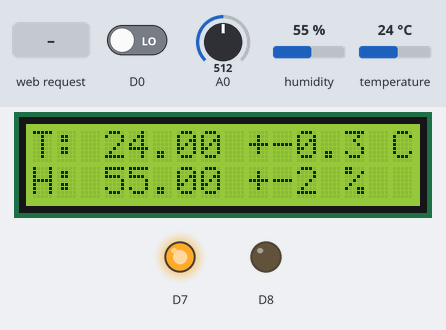
The sketch below on a simulated ESP8266 (Wemos D1 mini). On the bench: 16×2 character LCD, output pins drawn as LEDs (lit = HIGH). Inputs (shaded band) come from the test bench; at power-on: A0 = 512, D0 LOW, humidity 55 %, temperature 24 °C. WiFi joins after 1.5 s; servers stay silent unless stated; storage starts empty; what the sketch prints to the serial monitor is not drawn.

Above: at 3.9 s.
10.1 s: HTTP request GET /watering received
At 11.6 s:
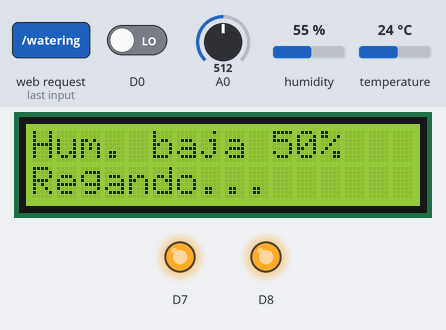
13.1 s: A0 set to 812
At 13.8 s:
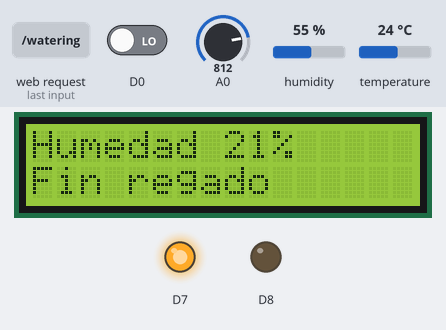
16.1 s: A0 set to 833
At 16.9 s:
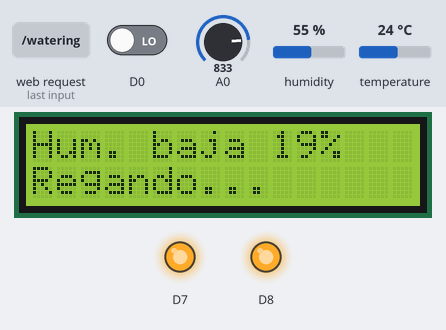
17.6 s: D0 driven HIGH
At 20.5 s:
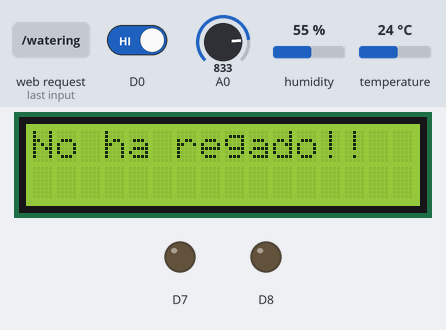
20.6 s: A0 set to 911
At 22.4 s:
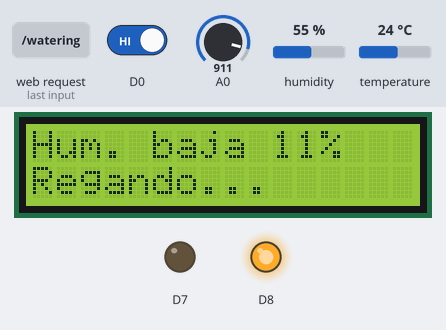
22.7 s: A0 set to 934
At 25.1 s:
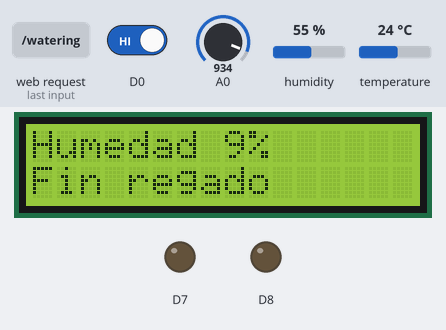
Timing chart, 0 to 26.6 s (numbered marks = the images above; inputs shaded):
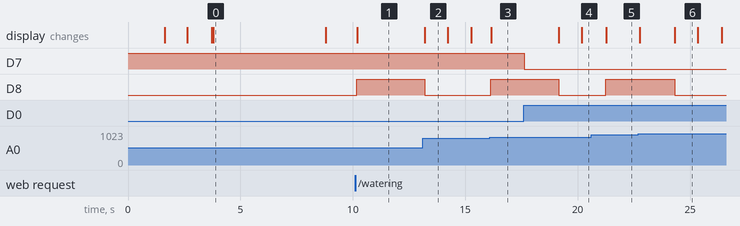

Measured:
- the behaviour switches between 824 and 825 on A0 (found by bisection; images 2 and 3)
- the behaviour switches between 926 and 927 on A0 (found by bisection; images 5 and 6)
- after the input at 10.1 s, D8: LOW → HIGH after 0.08 s; the display: changes after 0.11 s (image 1)
- after the input at 16.1 s, D8: LOW → HIGH at once; the display: changes after 0.06 s (image 3)
- after the input at 17.6 s, D7: HIGH → LOW at once
- after the input at 20.6 s, the display: changes after 0.68 s (image 5)
- what the display in image 0 shows lasts 5.0 s, from 3.8 s to 8.8 s

The sketch:

RegadorAutomaticoFrontWebPRO.ino
```cpp
#include <Wire.h>
#include <ESP8266WiFi.h>
#include <ESPAsyncWebServer.h>
#include <LiquidCrystal_I2C.h>
#include <FS.h>

#include "AHT10.h"
#include "Server.hpp"

#define TIMER_LCD 5000
#define FAILED_TIMES 3

LiquidCrystal_I2C lcd(0x3F,16,2);
AHT10 sensorTemp(AHT10_ADDRESS_0X38);

int activeSwitch = HIGH;
int timerBomba = 3000;
int umbralHum = 20;
int readStatus = 0;
int sensorValue = 0;
int timer = 0;
int humidity = 0;
long timeIni = 0;
long timeFin = 0;
long timeButton = 0;
int pinState = HIGH;
int humidityOld = 0;
int failedTimes = 0;
int isRiegoManual = 0;

void setup(void)
{
  Serial.begin(115200);

  pinMode(D8,OUTPUT);
  pinMode(D7,OUTPUT);
  pinMode(D0,INPUT);

  digitalWrite(D7,pinState);

  lcd.init();

   // Inicializar el LCD
  activateDisplay();

  showText("Conectando...",0,1);

  connectWiFi_STA();
  initServer();

  showText("Conectado !!",0,1);

  delay(1000);

  // Show initial display buffer contents on the screen --
  // the library initializes this with an Adafruit splash screen.
  while (sensorTemp.begin() != true)
  {
    showText("Inicializando",0,1);
  }

  desactivateDisplay();

  delay(1000);

  readStatus = sensorTemp.readRawData();

  delay(100);

  activateDisplay();

  if(readStatus != AHT10_ERROR){
    showSensor(sensorTemp.readTemperature(AHT10_USE_READ_DATA),sensorTemp.readHumidity(AHT10_USE_READ_DATA));
  }else{
    showText("Se ha perdido la conexión con los sensores",0,1);
  }

  delay(5000);

  desactivateDisplay();
}

void loop()
{
   int pressButton = 0;
   String textoBomba = "";

   humidity = 0;
   readStatus = sensorTemp.readRawData();
   sensorValue = analogRead(A0);
   humidity=map(sensorValue,0,1024,100, 0);

   pressButton = digitalRead(D0);
   /*
   Serial.print("button mode: ");
   Serial.println(pressButton);
   */
    if(pressButton == pinState &&
      timeButton == 0
      ){
        if(pinState == HIGH){
          pinState = LOW;
        }else{
          pinState = HIGH;
        }

      digitalWrite(D7,pinState);
      timeButton = millis();
      activateDisplay();
      //Serial.println("Boton pulsado");

   }
   /*
   Serial.print("Humedad suelo: ");
   Serial.print(humidity);
   Serial.print(" % ");
   Serial.println(sensorValue);
  */
  if((humidity < umbralHum || isRiegoManual) && timer == 0 && activeSwitch == HIGH){
    //Asignamos la humedad del suelo antes de regar.
    humidityOld = humidity;
    isRiegoManual = 0;
    //Si no ha subido la humedad deja de regar
    if(failedTimes < FAILED_TIMES){
      activateDisplay();

      textoBomba = "Hum. baja " + String(humidity) + "%";
      //activamos el motor de la bomba 10 segundos
      showText(textoBomba,0,1);
      showText("Regando...",1,0);
      digitalWrite(D8, HIGH);
      timer = millis();

    }else{
      showText("Desposito vacío",0,1);
      showText("Stop!!",1,0);
      digitalWrite(D8, LOW);

    }
  }

  if(timer != 0 && activeSwitch == HIGH){
    activateDisplay();
    //Asignamos la humedad del suelo antes de regar.
    humidityOld = humidity;

    textoBomba = "Hum. baja " + String(humidity) + "%";

    //activamos el motor de la bomba 10 segundos
    showText(textoBomba,0,1);
    showText("Regando...",1,0);

    if((timer  + timerBomba) < millis()){
      textoBomba = "Humedad " + String(humidity) + "%";

      //activamos el motor de la bomba 10 segundos
      showText(textoBomba,0,1);
      showText("Fin regado",1,0);

      digitalWrite(D8, LOW);
      timer = 0;

      delay(1000);

      if(humidityOld >= humidity){
        showText("No ha regado!!",0,1);
        humidityOld = humidity;
        failedTimes = failedTimes + 1;
        delay(1000);
      }

    }
  }else{
    if(timeButton + TIMER_LCD > millis()){
      if (readStatus != AHT10_ERROR){
        showSensor(sensorTemp.readTemperature(AHT10_USE_READ_DATA),sensorTemp.readHumidity(AHT10_USE_READ_DATA));
      }else{
        showText("Se ha perdido la conexión con los sensores",0,1);
      }
    }else{
      timeButton=0;
      desactivateDisplay();
    }
  }
  if(!getIsSaving()){
    sensorValues(sensorTemp.readTemperature(AHT10_USE_READ_DATA),sensorTemp.readHumidity(AHT10_USE_READ_DATA),humidity,timer,activeSwitch,umbralHum,timerBomba);
  }else{
    activeSwitch = getSwitch();
    umbralHum = getUmbral();
    timerBomba = getTiempo();
    setIsSaving(false);
  }

  if(getRegando()){
    Serial.println("Activo el flag de riego!!");
    isRiegoManual = 1;
    setRegando(false);
  }
}

void showText(String text,int linea,int clear){

  if(clear == 1){
    lcd.clear();
  }

  // Ubicamos el cursor en la primera posición(columna:0) de la segunda línea(fila:1)
  lcd.setCursor(0, linea);
   // Escribimos el número de segundos trascurridos
  lcd.print(text);
}

void showSensor(float temp,float hum){
  // Ubicamos el cursor en la primera posición(columna:0) de la segunda línea(fila:1)
  lcd.clear();
  lcd.setCursor(0,0);

  lcd.print("T: ");
  lcd.print(temp);
  lcd.print(" +-0.3 C ");

  lcd.setCursor(0,1);
  lcd.print("H: ");
  lcd.print(hum);
  lcd.print(" +-2 %");

  Serial.print("T: ");
  Serial.print(temp);
  Serial.println(" +-0.3 C ");

  Serial.print("H: ");
  Serial.print(hum);
  Serial.println(" +-2 %");
}

void activateBackLight(){
  lcd.backlight();
}

void desactivateBackLight(){
  lcd.noBacklight();
}

void activateDisplay(){
  lcd.display();
  lcd.backlight();
}

void desactivateDisplay(){
  lcd.noDisplay();
  lcd.noBacklight();
}
```

Server.hpp
```cpp
#include "config.h"  // Sustituir con datos de vuestra red

AsyncWebServer server(80);
float t;
float h;
int m;
int s;

int aw,uh,tb;
bool regando,isSaving;

void sensorValues(float temp,float hum,int moist,int state,int activeSwitch,int umbralH,int timerBomba){
  t = temp;
  h = hum;
  m = moist;
  s = state;
  aw = activeSwitch;
  uh = umbralH;
  tb = timerBomba;
}

// Funcion que se ejecutara en la URI '/'
void handleRefresh(AsyncWebServerRequest *request)
{
  String json =  "{ \"temperature\":\"" + String(t) + "\", \"humidity\": \"" + String(h) + "\", \"moisture\": \"" + String(m) + "\",\"switch\": \"" + String(aw) + "\", \"umbral\": \"" + String(uh) + "\", \"tiempo\": \"" + String(tb) + "\"}";
  Serial.println(json);
  request->send(200, "application/json",json);
}

void handleWatering(AsyncWebServerRequest *request)
{
  Serial.println("Se ha activado el riego");
  regando = true;
  request->send(200, "text/text","regando");
}

void handleSave(AsyncWebServerRequest *request)
{
  String umbral = request->arg("rangoUmbral");
  String tiempo = request->arg("rangoTiempo");
  String activeSwitch = request->arg("switch");

  Serial.print("Params: ");
  Serial.print(umbral);
  Serial.print(" ");
  Serial.print(tiempo);
  Serial.print(" ");
  Serial.print(activeSwitch);

  if(activeSwitch.equals("on")){
    aw = 1;
  }else{
    aw = 0;
  }

    uh= umbral.toInt();
    tb= tiempo.toInt() * 1000;

  isSaving = true;

  request->send(200, "text/text","Datos guardados");
}

bool getIsSaving(){
  return isSaving;
}

void setIsSaving(bool saving){
  isSaving = saving;
}

int getUmbral(){
  return uh;
}

int getTiempo(){
  return tb;
}

int getSwitch(){
  return aw;
}

bool getRegando(){
  return regando;
}

void setRegando(bool isRegando){
  regando = isRegando;
}

void initServer()
{
   server.serveStatic("/", SPIFFS, "/").setDefaultFile("index.html");
   server.on("/stateSensors", HTTP_GET, handleRefresh);
   server.on("/watering",HTTP_GET,handleWatering);
   server.on("/save",HTTP_POST,handleSave);

   server.onNotFound([](AsyncWebServerRequest *request) {
    request->send(400, "text/plain", "Esta página no existe");
   });

   server.begin();
   Serial.println("HTTP server started");

   SPIFFS.begin();

   if (!SPIFFS.exists("/index.html")) {
    Serial.println("Please wait 30 secs for SPIFFS to be formatted");
   }

}

  void connectWiFi_STA(bool useStaticIP = false)
  {
     Serial.println("Connecting...");
     WiFi.mode(WIFI_STA);
     WiFi.begin(ssid, password);
     if(useStaticIP) WiFi.config(ip, gateway, subnet);
     while (WiFi.status() != WL_CONNECTED)
     {
       delay(100);
       Serial.print('.');
     }

     Serial.println("");
     Serial.print("Iniciado STA:\t");
     Serial.println(ssid);
     Serial.print("IP address:\t");
     Serial.println(WiFi.localIP());
     Serial.print("MAC adress: \t");
     Serial.println(WiFi.macAddress());
  }

  void connectWiFi_AP(bool useStaticIP = false)
  {
     Serial.println("");
     WiFi.mode(WIFI_AP);
     while(!WiFi.softAP(ssid, password))
     {
       Serial.println(".");
       delay(100);
     }
     if(useStaticIP) WiFi.softAPConfig(ip, gateway, subnet);

     Serial.println("");
     Serial.print("Iniciado AP:\t");
     Serial.println(ssid);
     Serial.print("IP address:\t");
     Serial.println(WiFi.softAPIP());
  }
```

config.h
```cpp
const char* ssid     = "HOMEFIBER";
const char* password = "1A2B3C4D5E6F";
const char* hostname = "WEMOSD1";

IPAddress ip(192, 168, 14, 134);
IPAddress gateway(192, 168, 14, 1);
IPAddress subnet(255, 255, 255, 0);
```
